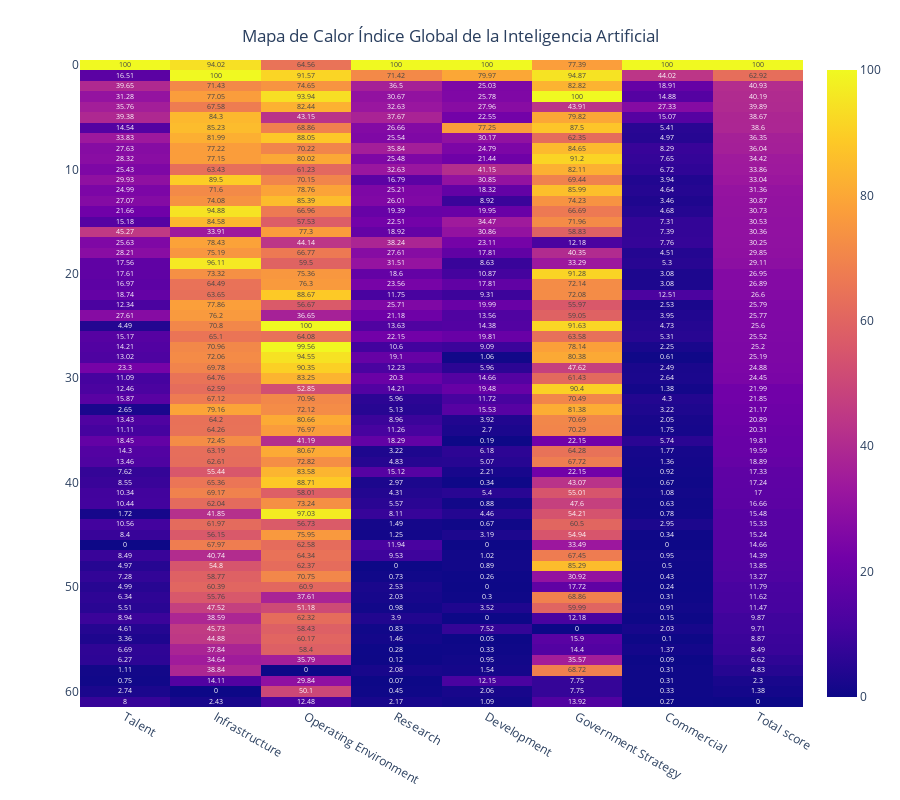

This figure's notebook cell:
### Code cell
fig = px.imshow(df_hm, text_auto=True, aspect="auto")
# Set the height of the heatmap
fig.update_layout(height=800)  # You can adjust the height to your preferred value
fig.update_layout(
    title={
        'text': "Mapa de Calor Índice Global de la Inteligencia Artificial",
        'x': 0.5,
        'xanchor': 'center',
        'yanchor': 'top'})

fig.show()

### Figure 1 — Plotly figure (JSON) as saved in the notebook; plotly's stock layout.template omitted (floating-point values rounded to 4 significant figures; data arrays with more than 128 entries replaced by an {"elided": "..."} marker saying what was removed)
{"data": [{"coloraxis": "coloraxis", "hovertemplate": "x: %{x}<br>y: %{y}<br>color: %{z}<extra></extra>", "name": "0", "texttemplate": "%{z}", "type": "heatmap", "x": ["Talent", "Infrastructure", "Operating Environment", "Research", "Development", "Government Strategy", "Commercial", "Total score"], "xaxis": "x", "y": [0, 1, 2, 3, 4, 5, 6, 7, 8, 9, 10, 11, 12, 13, 14, 15, 16, 17, 18, 19, 20, 21, 22, 23, 24, 25, 26, 27, 28, 29, 30, 31, 32, 33, 34, 35, 36, 37, 38, 39, 40, 41, 42, 43, 44, 45, 46, 47, 48, 49, 50, 51, 52, 53, 54, 55, 56, 57, 58, 59, 60, 61], "yaxis": "y", "z": {"elided": "62x8 float values"}}], "layout": {"coloraxis": {"colorscale": [[0, "#0d0887"], [0.1111, "#46039f"], [0.2222, "#7201a8"], [0.3333, "#9c179e"], [0.4444, "#bd3786"], [0.5556, "#d8576b"], [0.6667, "#ed7953"], [0.7778, "#fb9f3a"], [0.8889, "#fdca26"], [1, "#f0f921"]]}, "height": 800, "margin": {"t": 60}, "title": {"text": "Mapa de Calor Índice Global de la Inteligencia Artificial", "x": 0.5, "xanchor": "center", "yanchor": "top"}, "xaxis": {"anchor": "y", "domain": [0, 1]}, "yaxis": {"anchor": "x", "autorange": "reversed", "domain": [0, 1]}}}
